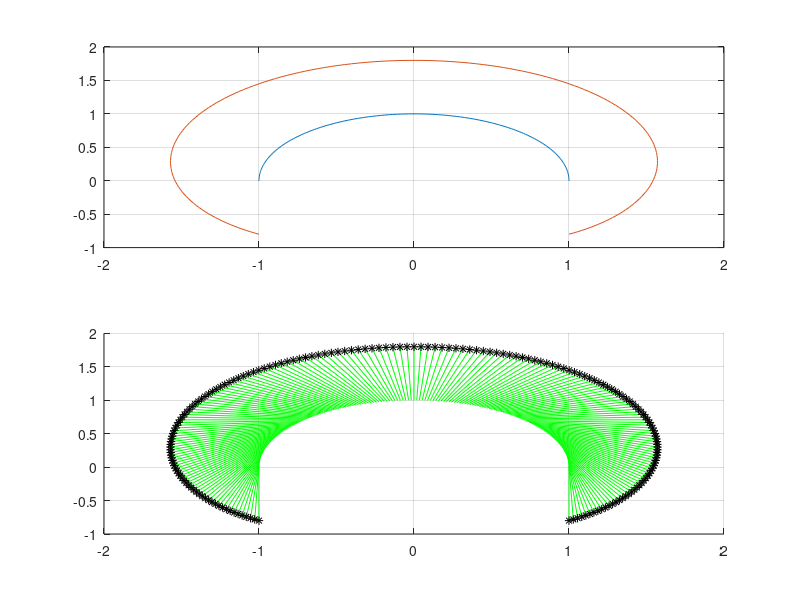

Here is the MATLAB script that generated this plot: (Note: this script raises an error after producing the figure.)
clc
clear all
close all

L1 = 1;
L2 = 0.8;
alfa1 = ( 0 : 180 ) * pi / 180;
alfa2 = ( -90 : 90 ) * pi / 180;

x( 1 , : ) = L1 * cos( alfa1 );
y( 1 , : ) = L1 * sin( alfa1 );
x( 2 , : ) = L1 * cos( alfa1 ) + L2 * cos( alfa1 + alfa2 );
y( 2 , : ) = L1 * sin( alfa1 ) + L2 * sin( alfa1 + alfa2 );

subplot( 2 , 1 , 1 )
plot( x( 1 , : ) , y( 1 , : ) , x( 2 , : ) , y( 2 , : ) );
axis([ -2 , 2 , -1 , 2 ]);
grid on;
hold;

n = 500;
subplot( 2 , 1 , 2 )
grid;
hold;
axis([ -2 , 2 , -1 , 2 ]);
for i = 1 : n
    plot( x ( : , i ) , y ( : , i ) , '-g');
    plot( x ( 2 , i ) , y ( 2 , i ) , '*k' );
    pause( 0.01 );
end